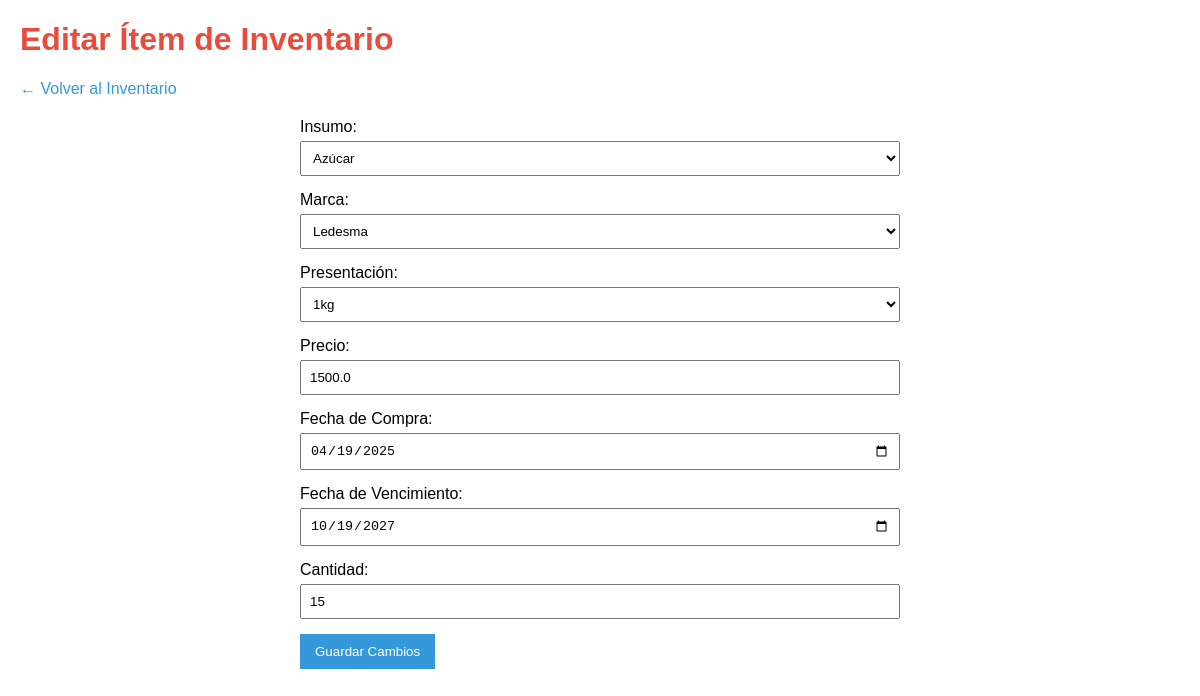
The app's page /editar/2 with its own data.
### tables this page shows
CREATE TABLE inventario (
        id INTEGER PRIMARY KEY,
        insumo_id INTEGER NOT NULL,
        marca_id INTEGER NOT NULL,
        presentacion_id INTEGER NOT NULL,
        precio REAL NOT NULL,
        fecha_compra TEXT NOT NULL,
        fecha_vencimiento TEXT NOT NULL,
        cantidad INTEGER NOT NULL,
        FOREIGN KEY (insumo_id) REFERENCES insumos (id),
        FOREIGN KEY (marca_id) REFERENCES marcas (id),
        FOREIGN KEY (presentacion_id) REFERENCES presentaciones (id)
        );

CREATE TABLE insumos (
            id INTEGER PRIMARY KEY,
            nombre TEXT UNIQUE NOT NULL
        );

CREATE TABLE marcas (
        id INTEGER PRIMARY KEY,
        nombre TEXT UNIQUE NOT NULL
    );

CREATE TABLE presentaciones (
        id INTEGER PRIMARY KEY,
        descripcion TEXT UNIQUE NOT NULL
    );

### app.py (the view, shortened to what this page needs)
@app.route('/editar/<int:id>', methods=['GET', 'POST'])
def editar(id):
    conn = get_db_connection()
    cursor = conn.cursor()
    cursor.execute('SELECT * FROM inventario WHERE id = ?', (id,))
    item = cursor.fetchone()
    cursor.execute('SELECT id, nombre FROM insumos')
    insumos = cursor.fetchall()
    cursor.execute('SELECT id, nombre FROM marcas')
    marcas = cursor.fetchall()
    cursor.execute('SELECT id, descripcion FROM presentaciones')
    presentaciones = cursor.fetchall()
    conn.close()
    return render_template('formulario.html', insumos=insumos, marcas=marcas,
                           presentaciones=presentaciones, item=item, editar=True)

### app.py (called while the page is built)
def get_db_connection():
    conn = sqlite3.connect('inventario.db')
    conn.row_factory = sqlite3.Row
    return conn

### Templates/formulario.html (shortened to what this page needs)
<!DOCTYPE html>
<html>
<head>
</head>
<body>
    <h1>{% if editar %}Editar{% else %}Nuevo{% endif %} Ítem de Inventario</h1>
    <div class="nav">
        <a href="{{ url_for('index') }}">← Volver al Inventario</a>
    </div>
    <form method="POST">
        <div class="form-group">
            <label for="insumo">Insumo:</label>
            <select id="insumo" name="insumo_id" required>
                {% for insumo in insumos %}
                    <option value="{{ insumo['id'] }}" {% if editar and insumo['id'] == item['insumo_id'] %}selected{% endif %}>
                        {{ insumo['nombre'] }}
                    </option>
                {% endfor %}
            </select>
        </div>
        <div class="form-group">
            <label for="marca">Marca:</label>
            <select id="marca" name="marca_id" required>
                {% for marca in marcas %}
                    <option value="{{ marca['id'] }}" {% if editar and marca['id'] == item['marca_id'] %}selected{% endif %}>
                        {{ marca['nombre'] }}
                    </option>
                {% endfor %}
            </select>
        </div>
        <div class="form-group">
            <label for="presentacion">Presentación:</label>
            <select id="presentacion" name="presentacion_id" required>
                {% for presentacion in presentaciones %}
                    <option value="{{ presentacion['id'] }}" {% if editar and presentacion['id'] == item['presentacion_id'] %}selected{% endif %}>
                        {{ presentacion['descripcion'] }}
                    </option>
                {% endfor %}
            </select>
        </div>
        <div class="form-group">
            <label for="precio">Precio:</label>
            <input type="number" step="0.01" id="precio" name="precio" value="{{ item['precio'] if editar else '' }}" required>
        </div>
        <div class="form-group">
            <label for="fecha_compra">Fecha de Compra:</label>
            <input type="date" id="fecha_compra" name="fecha_compra" value="{{ item['fecha_compra'] if editar else '' }}" required>
        </div>
        <div class="form-group">
            <label for="fecha_vencimiento">Fecha de Vencimiento:</label>
            <input type="date" id="fecha_vencimiento" name="fecha_vencimiento" value="{{ item['fecha_vencimiento'] if editar else '' }}" required>
        </div>
        <div class="form-group">
            <label for="cantidad">Cantidad:</label>
            <input type="number" id="cantidad" name="cantidad" value="{{ item['cantidad'] if editar else '' }}" required>
        </div>
        <button type="submit" class="btn">{% if editar %}Guardar Cambios{% else %}Agregar Ítem{% endif %}</button>
    </form>
</body>
</html>

### Templates/formulario.html (style rules this page uses)
body { font-family: Arial, sans-serif; margin: 20px; }
h1 { color: #e74c3c; }
form { max-width: 600px; margin: 0 auto; }
.form-group { margin-bottom: 15px; }
label { display: block; margin-bottom: 5px; }
input, select { width: 100%; padding: 8px; box-sizing: border-box; }
.btn { padding: 10px 15px; background-color: #3498db; color: white; border: none; cursor: pointer; }
.nav { margin-bottom: 20px; }
.nav a { margin-right: 10px; text-decoration: none; color: #3498db; }

### records on screen
inventario: insumo_id "Azúcar", marca_id "Ledesma", presentacion_id "1kg", precio "1500.0", fecha_compra "04/19/2025", fecha_vencimiento "10/19/2027", cantidad "15"
